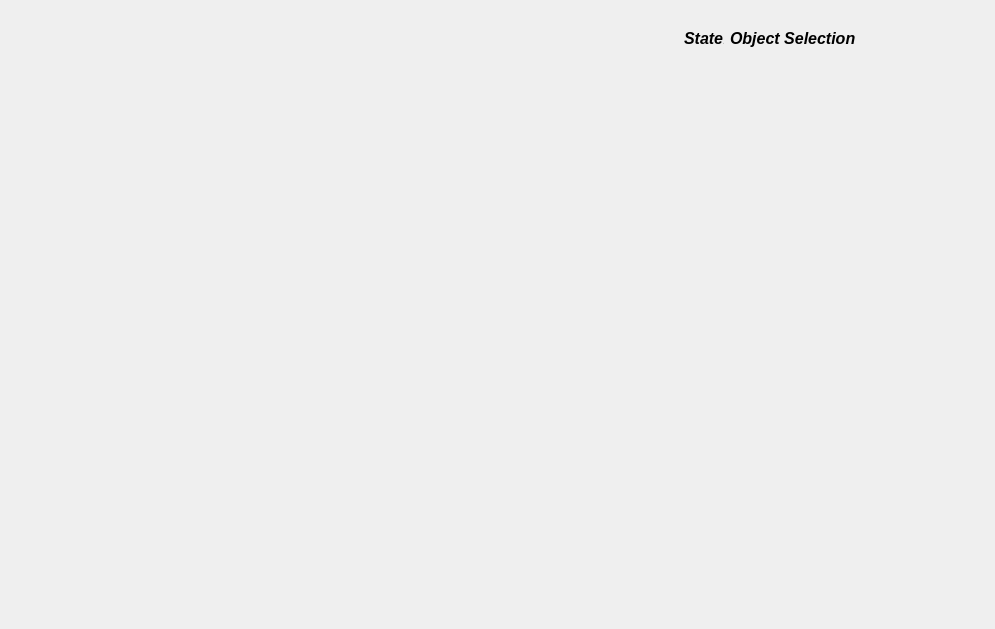
<?xml version="1.0" encoding="UTF-8"?>
<ui version="4.0">
 <class>BCIControlWindowBase</class>
 <widget class="QWidget" name="BCIControlWindowBase">
  <property name="geometry">
   <rect>
    <x>0</x>
    <y>0</y>
    <width>995</width>
    <height>629</height>
   </rect>
  </property>
  <property name="sizePolicy">
   <sizepolicy hsizetype="Expanding" vsizetype="Expanding">
    <horstretch>0</horstretch>
    <verstretch>0</verstretch>
   </sizepolicy>
  </property>
  <property name="windowTitle">
   <string>BCIControlWindow</string>
  </property>
  <layout class="QHBoxLayout" name="horizontalLayout">
   <item>
    <widget class="BCIWorldView" name="bciWorldView" native="true">
     <property name="sizePolicy">
      <sizepolicy hsizetype="Expanding" vsizetype="Expanding">
       <horstretch>0</horstretch>
       <verstretch>0</verstretch>
      </sizepolicy>
     </property>
    </widget>
   </item>
   <item>
    <widget class="QWidget" name="widget" native="true">
     <layout class="QVBoxLayout" name="verticalLayout">
      <item>
       <widget class="QWidget" name="widget_2" native="true">
        <property name="sizePolicy">
         <sizepolicy hsizetype="Preferred" vsizetype="Fixed">
          <horstretch>0</horstretch>
          <verstretch>0</verstretch>
         </sizepolicy>
        </property>
        <layout class="QHBoxLayout" name="horizontalLayout_2">
         <item>
          <widget class="QLabel" name="currentStateLabel">
           <property name="sizePolicy">
            <sizepolicy hsizetype="Preferred" vsizetype="Preferred">
             <horstretch>0</horstretch>
             <verstretch>0</verstretch>
            </sizepolicy>
           </property>
           <property name="maximumSize">
            <size>
             <width>40</width>
             <height>16777215</height>
            </size>
           </property>
           <property name="font">
            <font>
             <pointsize>12</pointsize>
             <weight>75</weight>
             <italic>true</italic>
             <bold>true</bold>
            </font>
           </property>
           <property name="text">
            <string>State:</string>
           </property>
          </widget>
         </item>
         <item>
          <widget class="QLabel" name="currentState">
           <property name="font">
            <font>
             <pointsize>12</pointsize>
             <weight>75</weight>
             <italic>true</italic>
             <bold>true</bold>
            </font>
           </property>
           <property name="text">
            <string>Object Selection</string>
           </property>
          </widget>
         </item>
        </layout>
       </widget>
      </item>
      <item>
       <widget class="QFrame" name="currentFrame">
        <property name="sizePolicy">
         <sizepolicy hsizetype="Preferred" vsizetype="Preferred">
          <horstretch>0</horstretch>
          <verstretch>0</verstretch>
         </sizepolicy>
        </property>
        <property name="minimumSize">
         <size>
          <width>300</width>
          <height>300</height>
         </size>
        </property>
        <property name="baseSize">
         <size>
          <width>250</width>
          <height>250</height>
         </size>
        </property>
        <property name="frameShape">
         <enum>QFrame::NoFrame</enum>
        </property>
        <property name="frameShadow">
         <enum>QFrame::Plain</enum>
        </property>
        <property name="lineWidth">
         <number>0</number>
        </property>
       </widget>
      </item>
     </layout>
    </widget>
   </item>
  </layout>
 </widget>
 <customwidgets>
  <customwidget>
   <class>BCIWorldView</class>
   <extends>QWidget</extends>
   <header>BCI/bciWorldView.h</header>
   <container>1</container>
  </customwidget>
 </customwidgets>
 <resources/>
 <connections/>
</ui>
